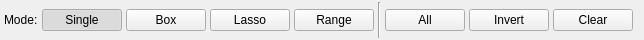
<?xml version="1.0" encoding="UTF-8"?>
<ui version="4.0">
 <class>SelectionToolbar</class>
 <widget class="QWidget" name="SelectionToolbar">
  <property name="geometry">
   <rect>
    <x>0</x>
    <y>0</y>
    <width>500</width>
    <height>40</height>
   </rect>
  </property>
  <property name="minimumHeight">
   <number>36</number>
  </property>
  <property name="maximumHeight">
   <number>48</number>
  </property>
  <layout class="QHBoxLayout" name="mainLayout">
   <property name="spacing">
    <number>4</number>
   </property>
   <property name="leftMargin">
    <number>4</number>
   </property>
   <property name="topMargin">
    <number>2</number>
   </property>
   <property name="rightMargin">
    <number>4</number>
   </property>
   <property name="bottomMargin">
    <number>2</number>
   </property>
   
   <!-- Mode Label -->
   <item>
    <widget class="QLabel" name="modeLabel">
     <property name="text">
      <string>Mode:</string>
     </property>
    </widget>
   </item>
   
   <!-- Mode Buttons -->
   <item>
    <widget class="QPushButton" name="singleBtn">
     <property name="text">
      <string>Single</string>
     </property>
     <property name="checkable">
      <bool>true</bool>
     </property>
     <property name="checked">
      <bool>true</bool>
     </property>
     <property name="toolTip">
      <string>Select single points</string>
     </property>
    </widget>
   </item>
   <item>
    <widget class="QPushButton" name="boxBtn">
     <property name="text">
      <string>Box</string>
     </property>
     <property name="checkable">
      <bool>true</bool>
     </property>
     <property name="toolTip">
      <string>Box selection</string>
     </property>
    </widget>
   </item>
   <item>
    <widget class="QPushButton" name="lassoBtn">
     <property name="text">
      <string>Lasso</string>
     </property>
     <property name="checkable">
      <bool>true</bool>
     </property>
     <property name="toolTip">
      <string>Freehand lasso selection</string>
     </property>
    </widget>
   </item>
   <item>
    <widget class="QPushButton" name="rangeBtn">
     <property name="text">
      <string>Range</string>
     </property>
     <property name="checkable">
      <bool>true</bool>
     </property>
     <property name="toolTip">
      <string>Range/time selection</string>
     </property>
    </widget>
   </item>
   
   <!-- Separator -->
   <item>
    <widget class="QFrame" name="separator">
     <property name="frameShape">
      <enum>QFrame::VLine</enum>
     </property>
     <property name="frameShadow">
      <enum>QFrame::Sunken</enum>
     </property>
    </widget>
   </item>
   
   <!-- Action Buttons -->
   <item>
    <widget class="QPushButton" name="selectAllBtn">
     <property name="text">
      <string>All</string>
     </property>
     <property name="toolTip">
      <string>Select all points</string>
     </property>
    </widget>
   </item>
   <item>
    <widget class="QPushButton" name="invertBtn">
     <property name="text">
      <string>Invert</string>
     </property>
     <property name="toolTip">
      <string>Invert selection</string>
     </property>
    </widget>
   </item>
   <item>
    <widget class="QPushButton" name="clearBtn">
     <property name="text">
      <string>Clear</string>
     </property>
     <property name="toolTip">
      <string>Clear selection</string>
     </property>
    </widget>
   </item>
   
   <!-- Spacer -->
   <item>
    <spacer name="horizontalSpacer">
     <property name="orientation">
      <enum>Qt::Horizontal</enum>
     </property>
    </spacer>
   </item>
  </layout>
 </widget>
 <resources/>
 <connections/>
</ui>
